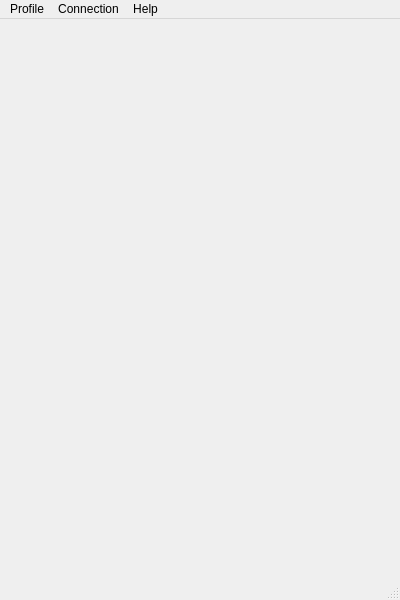
<?xml version="1.0" encoding="UTF-8"?>
<ui version="4.0">
 <class>MainWindow</class>
 <widget class="QMainWindow" name="MainWindow">
  <property name="geometry">
   <rect>
    <x>0</x>
    <y>0</y>
    <width>400</width>
    <height>600</height>
   </rect>
  </property>
  <property name="windowTitle">
   <string>MainWindow</string>
  </property>
  <widget class="QWidget" name="centralWidget"/>
  <widget class="QMenuBar" name="menuBar">
   <property name="geometry">
    <rect>
     <x>0</x>
     <y>0</y>
     <width>400</width>
     <height>22</height>
    </rect>
   </property>
   <widget class="QMenu" name="menuHelp">
    <property name="title">
     <string>Help</string>
    </property>
   </widget>
   <widget class="QMenu" name="menuProfile">
    <property name="title">
     <string>Profile</string>
    </property>
    <addaction name="actionProfile_Pic"/>
    <addaction name="actionFont_Color"/>
    <addaction name="actionFont_Style"/>
   </widget>
   <widget class="QMenu" name="menuConnection">
    <property name="title">
     <string>Connection</string>
    </property>
    <addaction name="actionConnect"/>
   </widget>
   <addaction name="menuProfile"/>
   <addaction name="menuConnection"/>
   <addaction name="menuHelp"/>
  </widget>
  <widget class="QStatusBar" name="statusBar"/>
  <action name="actionProfile_Pic">
   <property name="text">
    <string>Profile Pic</string>
   </property>
  </action>
  <action name="actionConnect">
   <property name="text">
    <string>Connect</string>
   </property>
  </action>
  <action name="actionFont_Color">
   <property name="text">
    <string>Font Color</string>
   </property>
  </action>
  <action name="actionFont_Style">
   <property name="text">
    <string>Font Style</string>
   </property>
  </action>
 </widget>
 <layoutdefault spacing="6" margin="11"/>
 <resources/>
 <connections/>
</ui>
